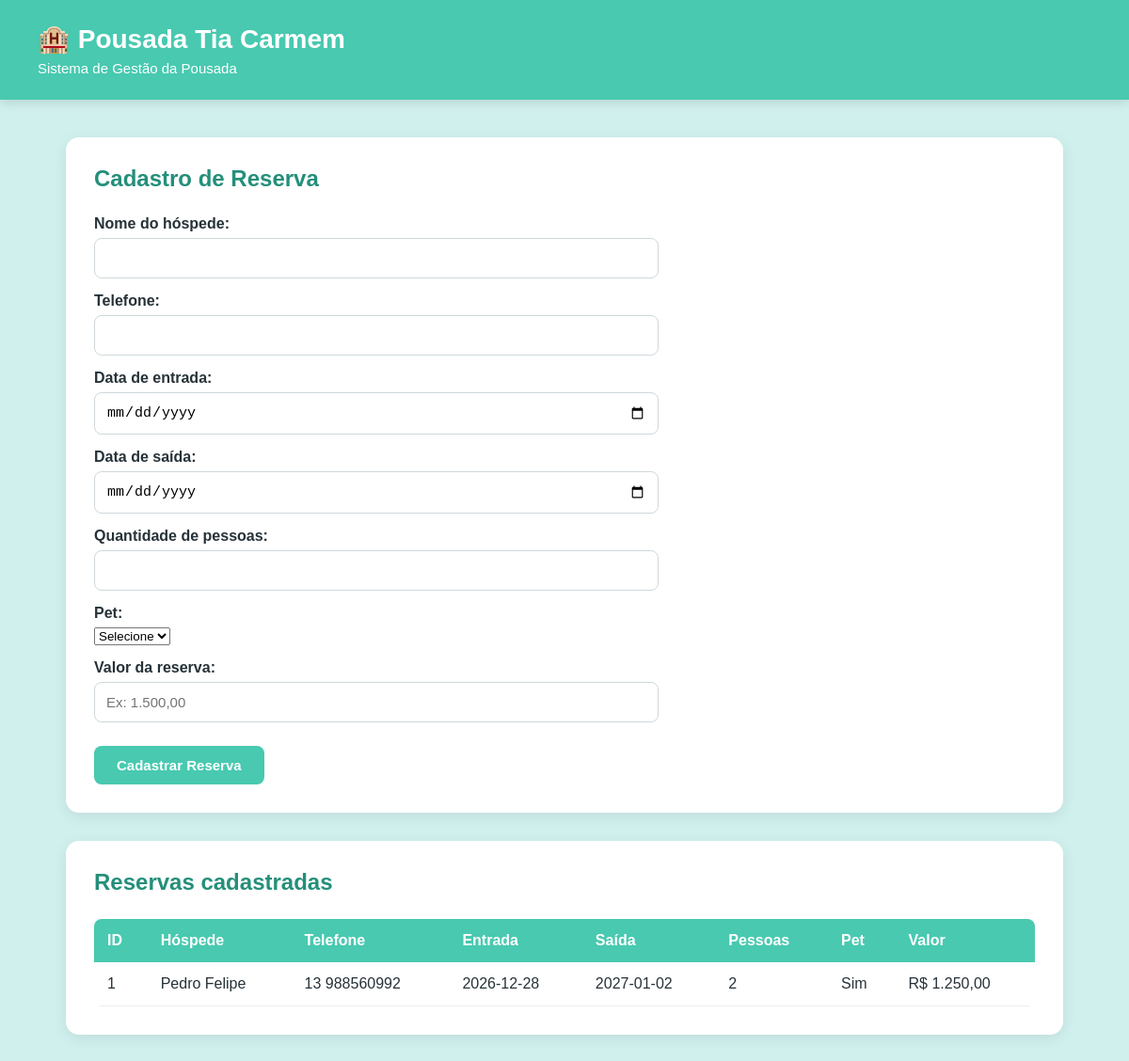
Before: / with the older database file.
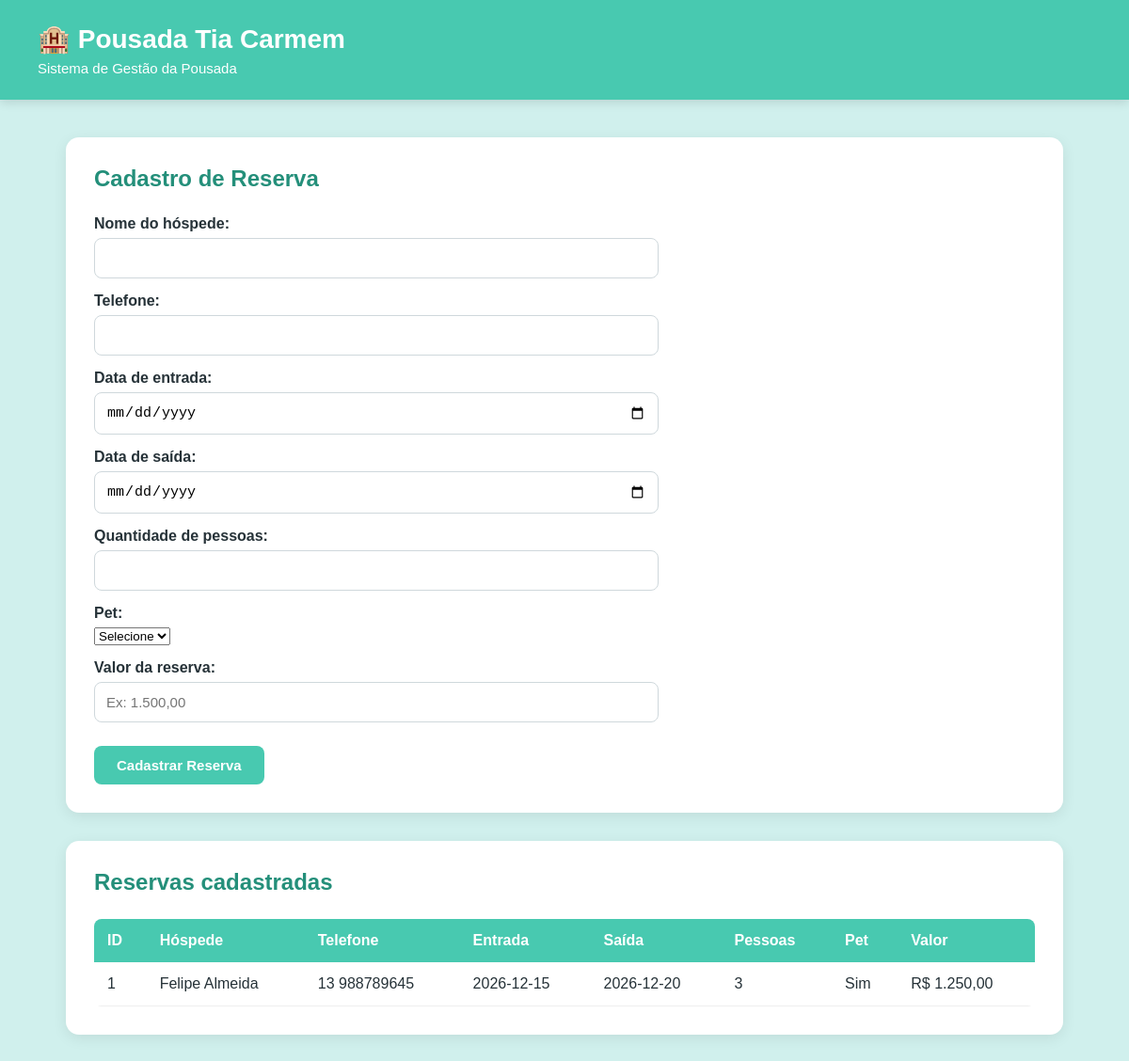
After: the same page with the newer database file.
### tables this page shows
CREATE TABLE reservas (
    id INTEGER PRIMARY KEY AUTOINCREMENT,
    nome_hospede TEXT NOT NULL,
    telefone TEXT NOT NULL,
    data_entrada TEXT NOT NULL,
    data_saida TEXT NOT NULL,
    pessoas INTEGER NOT NULL,
    pet TEXT NOT NULL,
    valor REAL NOT NULL
);

### app.py (the view, shortened to what this page needs)
@app.route("/", methods=["GET", "POST"])
def inicio():
    reservas = buscar_reservas()
    return render_template("index.html", reservas=reservas)

### app.py (called while the page is built)
def buscar_reservas():
    conexao = sqlite3.connect("pousada.db")
    reservas = conexao.execute(
        "SELECT id, nome_hospede, telefone, data_entrada, data_saida, pessoas, pet, valor FROM reservas"
    ).fetchall()
    conexao.close()
    return reservas

### templates/index.html (shortened to what this page needs)
<!DOCTYPE html>
<html lang="pt-BR">
<head>
    <link rel="stylesheet" href="{{ url_for('static', filename='style.css') }}">
</head>
<body>
    <header class="cabecalho">
        <div>
            <h1>🏨 Pousada Tia Carmem</h1>
            <p>Sistema de Gestão da Pousada</p>
        </div>
    </header>
    <main class="container">
        <section class="card">
            <h2>Cadastro de Reserva</h2>
            <form method="POST">
                <label>Nome do hóspede:</label>
                <input type="text" name="nome_hospede" required>
                <label>Telefone:</label>
                <input type="text" name="telefone" required>
                <label>Data de entrada:</label>
                <input type="date" name="data_entrada" required>
                <label>Data de saída:</label>
                <input type="date" name="data_saida" required>
                <label>Quantidade de pessoas:</label>
                <input type="number" name="pessoas" min="1" required>
                <label>Pet:</label>
                <select name="pet" required>
                    <option value="">Selecione</option>
                </select>
                <label>Valor da reserva:</label>
                <input type="text" name="valor" placeholder="Ex: 1.500,00" required>
                <button type="submit">Cadastrar Reserva</button>
            </form>
        </section>
        <section class="card">
            <h2>Reservas cadastradas</h2>
            <table>
                <thead>
                    <tr>
                        <th>ID</th>
                        <th>Hóspede</th>
                        <th>Telefone</th>
                        <th>Entrada</th>
                        <th>Saída</th>
                        <th>Pessoas</th>
                        <th>Pet</th>
                        <th>Valor</th>
                    </tr>
                </thead>
                <tbody>
                    {% for reserva in reservas %}
                    <tr>
                        <td>{{ reserva[0] }}</td>
                        <td>{{ reserva[1] }}</td>
                        <td>{{ reserva[2] }}</td>
                        <td>{{ reserva[3] }}</td>
                        <td>{{ reserva[4] }}</td>
                        <td>{{ reserva[5] }}</td>
                        <td>{{ reserva[6] }}</td>
                        <td>R$ {{ "{:,.2f}".format(reserva[7]).replace(",", "X").replace(".", ",").replace("X", ".") }}</td>
                    </tr>
                    {% endfor %}
                </tbody>
            </table>
        </section>
    </main>
</body>
</html>

### static/style.css (style rules this page uses)
* { box-sizing: border-box; }
body { font-family: Arial, sans-serif; background-color: #d0f0ed; margin: 0; padding: 0; color: #263238; }
.cabecalho { background-color: #48c9b0; color: white; padding: 25px 40px; box-shadow: 0 3px 10px rgba(0, 0, 0, 0.12); }
.cabecalho h1 { margin: 0; font-size: 28px; }
.cabecalho p { margin: 6px 0 0; font-size: 15px; }
.container { max-width: 1100px; margin: 40px auto; padding: 0 20px; }
.card { background-color: white; padding: 30px; margin-bottom: 30px; border-radius: 14px; box-shadow: 0 4px 15px rgba(0, 0, 0, 0.08); }
.card h2 { margin-top: 0; margin-bottom: 25px; color: #248f7a; }
form { max-width: 600px; }
label { display: block; margin-top: 15px; margin-bottom: 6px; font-weight: bold; }
input { width: 100%; padding: 12px; border: 1px solid #cfd8dc; border-radius: 8px; font-size: 15px; }
button { margin-top: 25px; padding: 12px 24px; background-color: #48c9b0; color: white; border: none; border-radius: 8px; font-size: 15px; font-weight: bold; cursor: pointer; }
table { width: 100%; border-collapse: collapse; overflow: hidden; border-radius: 8px; }
th { background-color: #48c9b0; color: white; padding: 14px; text-align: left; }
td { padding: 14px; border-bottom: 1px solid #eeeeee; }

Changed rows visible on the page:
changed reservas "Sim": nome_hospede "Pedro Felipe" → "Felipe Almeida"; telefone "13 988560992" → "13 988789645"; data_entrada "2026-12-28" → "2026-12-15"; data_saida "2027-01-02" → "2026-12-20"; pessoas "2" → "3"
